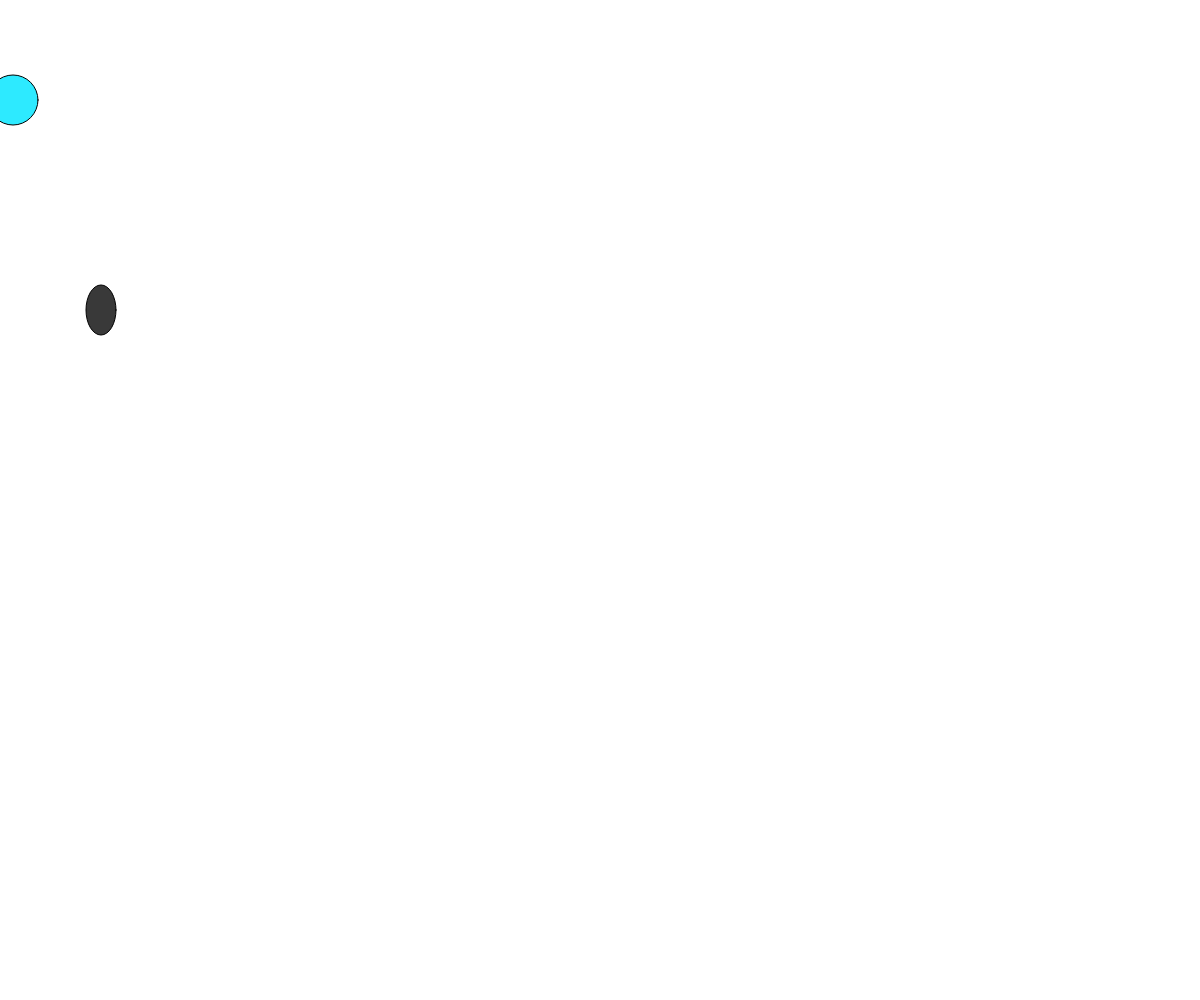
Frame 1 (no input)
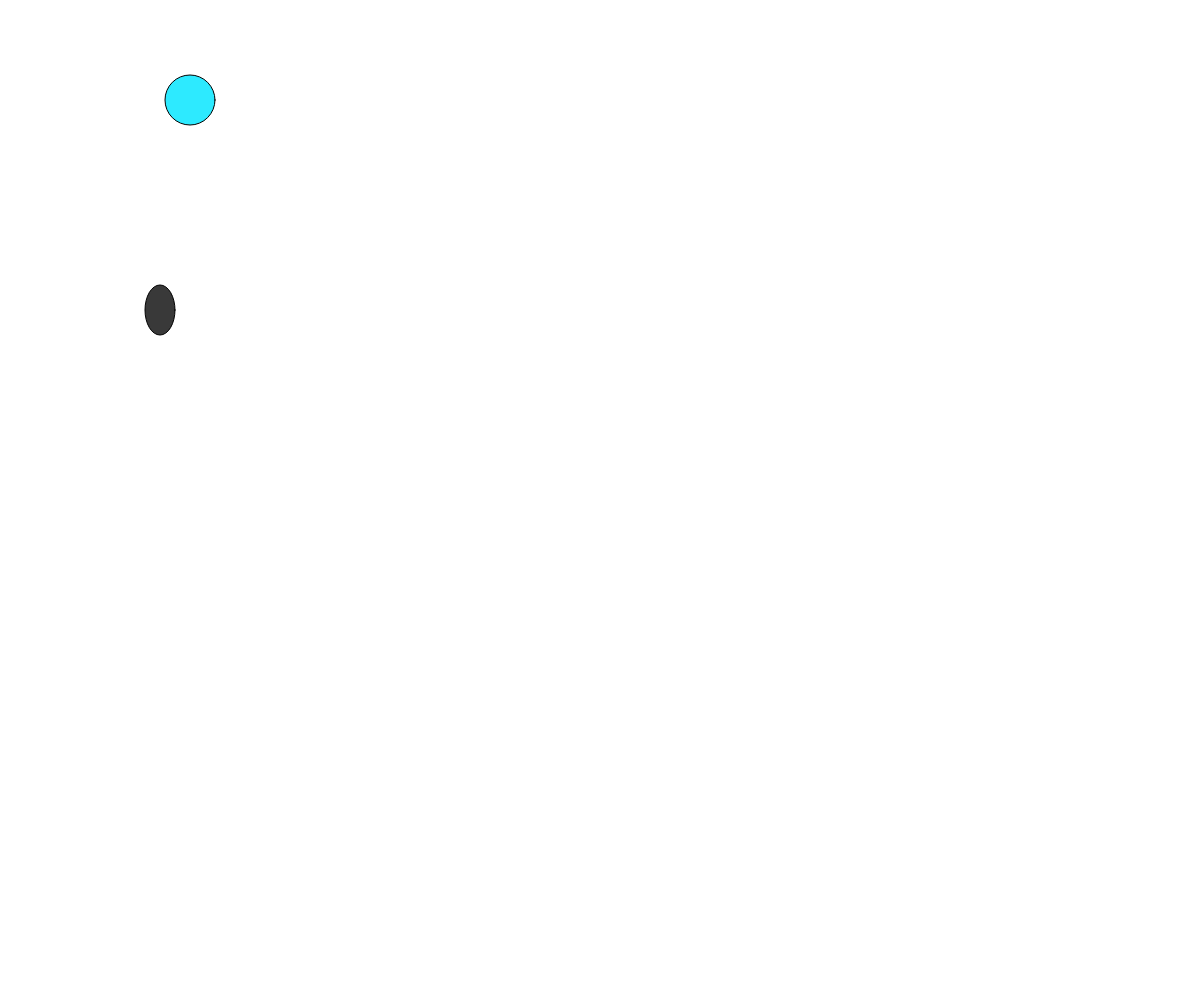
Frame 60 (no input)
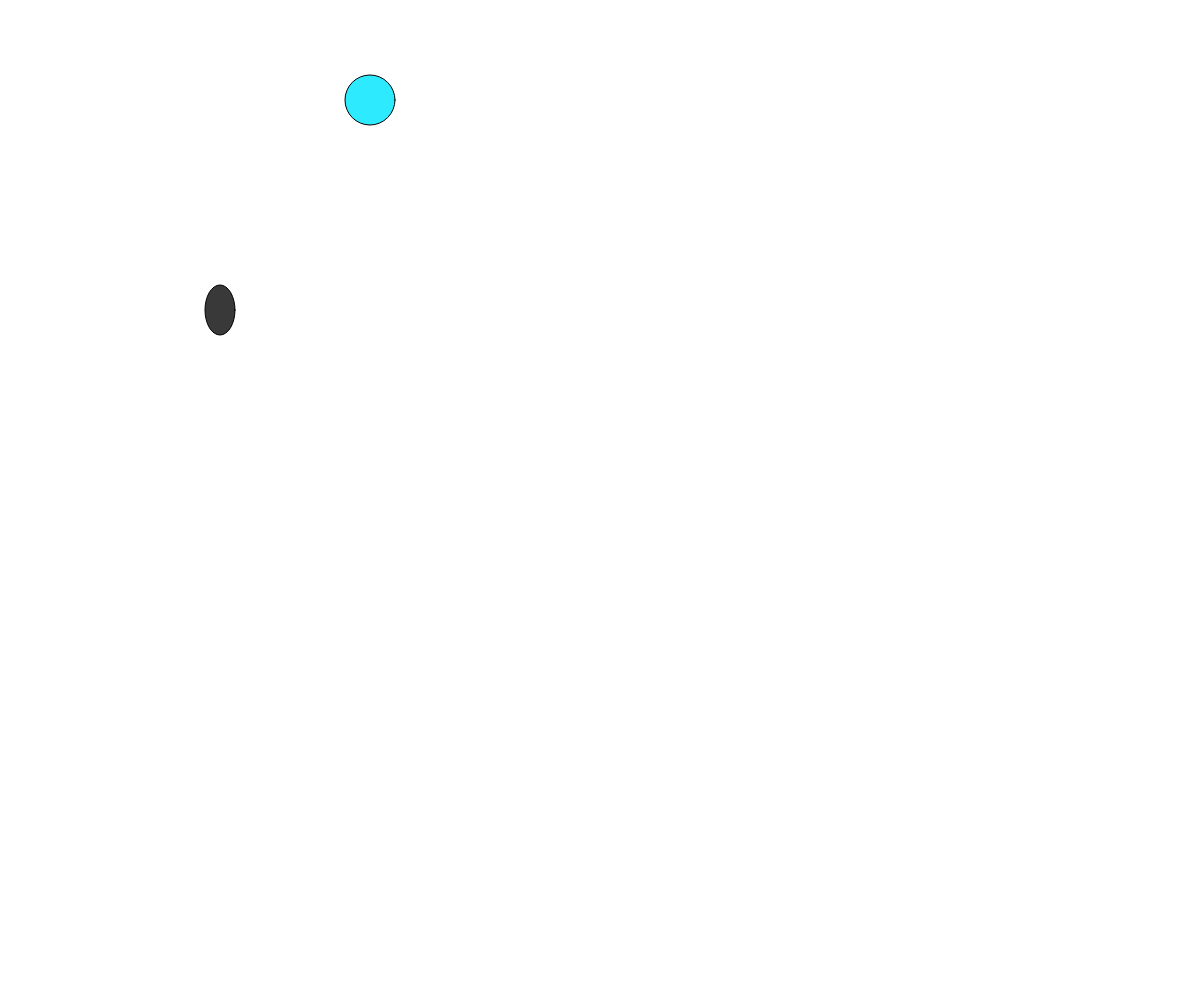
Frame 120 (the mouse pressed at the canvas centre since frame 60)

The p5.js sketch that drew these frames (run headless with seeded random() and noise() and a simulated clock; from frame 60 on, the mouse is pressed at the canvas centre):

// p5.js sketch
// ── sketch.js
var fancyball = {
    x: 10,
    y: 100,
    w: 50,
    h: 50,
    s: 3
}

var lameball = {
    x: 100,
    y: 310,
    w: 30,
    h: 50,
    s: 1
}


function setup() {
    createCanvas(windowWidth, windowHeight);
}

function draw() {
    background(255);
    move();
    drawballs();
    
}


function move() {
 
    fancyball.x = fancyball.x + fancyball.s;
    
    lameball.x = lameball.x + lameball.s;
}


function drawballs() {
       fill(45,234,255);
    ellipse(fancyball.x, fancyball.y, fancyball.w,fancyball.h);
    fill(57);
    ellipse(lameball.x, lameball.y,lameball.w,lameball.h);
}






function detectBounce() {
    if (x >= width || x < 0) {
        xspeed = xspeed * -1;
    }
}
